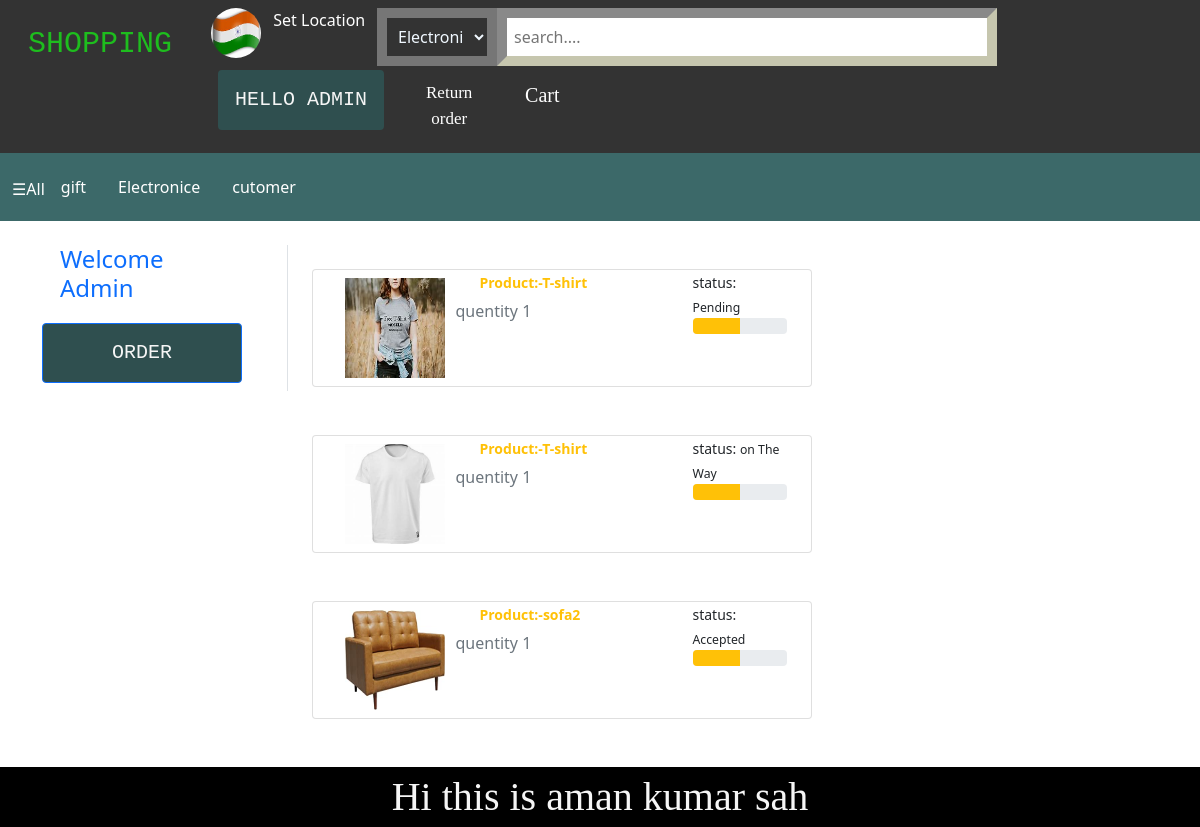
Page /od/ (signed in) on the committed database.
### enroll/models.py (models this page shows)
class orderplaced(models.Model):
    user = models.ForeignKey( User, on_delete=models.CASCADE)
    customer = models.ForeignKey(Customer,on_delete=models.CASCADE)
    product = models.ForeignKey(Product,on_delete=models.CASCADE)
    quentity = models.PositiveIntegerField(default=1)
    Order_date = models.DateTimeField(auto_now_add=True)
    Status = models.CharField(choices=Status_Choice,max_length=100,default='Pending')

class Product(models.Model):
    title=models.CharField(max_length=100)
    Selling_price = models.FloatField()
    Discount_price = models.FloatField()
    Brand = models.CharField(max_length=100)
    Description = models.TextField()
    Category = models.CharField(choices=Catecory_Choice,max_length=100)
    Product_image = models.ImageField(upload_to="productimg")

### enroll/views.py (the view)
# urls.py: path('od/',views.order_details,name='order'),
def order_details(request):
    user=request.user
    order=orderplaced.objects.filter(user=user)
    return render(request,'enroll/orders_details.html',{'order':order})

### enroll/templates/enroll/orders_details.html (shortened to what this page needs)
{% extends 'enroll/base.html' %}
{% load static %}
{% block content %}
<div class="container-fluid">
    <div class="row">
        <div class="col-sm-3">
            <div class="my-4  order border-end">
                <h4 class="text-primary mx-5">Welcome <span class="text-capitalize">{{request.user}}</span></h4>
                <ul class="list-unstyled">
                    <li class="d-grid"><a class="btn btn-primary" style="width:200px;"href="{% url 'order' %}">Order</a></li>
                </ul>
            </div>
        </div>
        <div class="col-sm-8">
            {% for od in order %}
                <div class="card my-5" style="width:500px;">
                    <div class="container-fluid">
                        <div class="row">
                            <div class="col-sm-3">
                                <img class="my-2 mx-2"style="width:100px; height:100px;" src="{{od.product.Product_image.url}}" alt="">
                            </div>
                            <div class="col-sm-6">
                                <small class="text-warning fw-bold mx-4">Product:-{{od.product.title}}</small>
                                <h6 class="my-2 text-secondary">quentity <span>{{od.quentity}}</span></h6>
                            </div>
                            <div class="col-sm-3">
                                <small>status: <small>{{od.Status}}</small></small>
                                    <div class="progress">
                                        <div class="progress-bar bg-warning" role='progressbar' style="width:50%;" aria-valuemin="0";,aria-valuemax="100",aria-valuenow="20";>
                                        </div>
                                    </div>
                            </div>
                        </div>
                    </div>
                </div>
            {% endfor %}
        </div>
    </div>
</div>
{% endblock content %}

### enroll/templates/enroll/base.html (shortened to what this page needs)
<!DOCTYPE html>
{% load static %}
<html lang="en">
<head>
    <link rel="stylesheet" href="{% static 'enroll/css/bootstrap.min.css' %}">
    <link rel="stylesheet" href="{% static 'enroll/css/home.css' %}">
    <link rel="stylesheet" href="https://cdnjs.cloudflare.com/ajax/libs/OwlCarousel2/2.3.4/assets/owl.carousel.min.css" />
    <link rel="stylesheet" href="https://cdnjs.cloudflare.com/ajax/libs/OwlCarousel2/2.3.4/assets/owl.theme.default.min.css" />
</head>
<body id="main">
    <div class="container-fluid">
        <div class="row">
            {% block nav %}
            {% include 'enroll/nav.html' %}
            {% endblock nav %}
                {% block content %}{% endblock content %}
            <footer id="foot" class="text-center">Hi this is aman kumar sah</footer>
        </div>
    </div>
</body>
</html>

### enroll/templates/enroll/nav.html (shortened to what this page needs)
{% load static %}
<ul id="nav">
    <li class="shope"><a href="{% url 'home' %}">Shopping</a></li>
    <li class="flage"><img  src="{% static 'enroll/img/flag.jpg' %}" alt="" srcset=""></li>
    <li id="setlocation" >
        <span  class="text-white"onclick="openpincode()">Set Location</span>
    </li>
    <li id="search">
        <select name="" id="option">
            <option value="">Electronics</option>
        </select>
        <li>
            <input type="text" id="inp" placeholder="search....">
        </li>
    </li>
        <li class="dropdown">
            <span onmouseover="dropdown()" onclick="dropout()"id="dropbtn"  class="btn">hello {{request.user}}</span>
        </li>
    <li id="return"><a href="">Return order</a></li>
    <li id="cart">
        {% if  request.user.is_authenticated %}
            <a href="{% url 'show_cart' %}">Cart</a>
        {% else %}
            <a href="{% url 'login_cart' %}"><i class="fas fa-luggage-cart"></i>Cart</a>
        {% endif %}
    </li>
</ul>
<ul class="nav2" style="background-color: rgb(60, 105, 105);">
    <li style="margin-top:16px;">
        <span id="all" onclick="opennav()" class="text-white" >&#9776;All</span>
    </li>
    <li>
        <a href="">gift</a>
    </li>
    <li>
        <a href="{% url 'elctro' %}">Electronice</a>
    </li>
    <li>
        <a href="">cutomer</a>
    </li>
</ul>

### enroll/static/enroll/css/home.css (style rules this page uses)
* { margin:0px; padding:0px; }
#main { background-color:white; overflow: auto; }
#nav { cursor: pointer; }
ul { list-style-type:none; margin: 0; padding: 8px; overflow: auto; }
li { float: left; }
#nav { background-color: #333; }
.shope a { text-decoration: none; color: rgb(30, 189, 30); text-transform: uppercase; font-size: 30px; font-family: 'Courier New', Courier, serif; }
.flage img { position: relative; height: 50px; width: 50px; border-radius:30px; margin-left: 45%; }
#search { box-sizing: border-box; float: left; display:block; margin-left: 1%; border-style: none; }
#setlocation { position: relative; margin-left: 3%; }
#option { position: relative; width: 120px; padding: 7px; border-width: 10px; box-shadow: yellowgreen; background-color: rgba(51, 51, 51, 0.411); color: aliceblue; }
#inp { width:500px; padding: 7px; border-width: 10px; border-color: rgba(49, 49, 30, 0.459); }
li a, .btn { display: inline-block; color: white; text-align: center; padding: 14px 16px; text-decoration: none; }
.btn { position: relative; background-color: darkslategray; text-transform: uppercase; font-family: 'Courier New', Courier, monospace; color: whitesmoke; font-size: 20px; margin-top: 4px; margin-left: 30px; }
.dropdown { position: relative; }
#return a { position: relative; margin-left: 10%; font-size: 17px; font-family: 'Times New Roman', Times, serif; }
#cart a { position: relative; margin-left: 10%; font-size: 20px; font-family: 'Times New Roman', Times, serif; }
#foot { background-color: black; color: whitesmoke; font-family: 'Times New Roman', Times, serif; align-items: center; font-size: 40px; }
.card img { height: 300px; }
#all { cursor: pointer; }

### rows in the picture
orderplaced: product.Product_image (picture), product "T-shirt", quentity "1", Status "Pending"
orderplaced: product.Product_image (picture), product "T-shirt", quentity "1", Status "on The Way"
orderplaced: product.Product_image (picture), product "sofa2", quentity "1", Status "Accepted"

### other values in the picture
{{ request.user }} "ADMIN"
{{ request.user }} "Admin"
